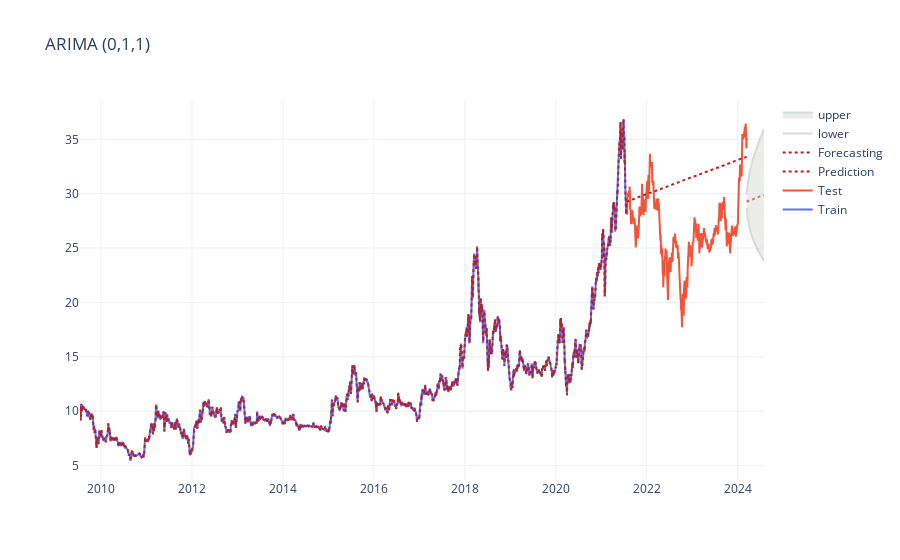

The notebook cell saved with this chart:
### Code cell
pio.templates.default = "plotly_white"

st_fig = go.Figure()

st_fig.add_trace(go.Scatter(x = train['Date'], y = train['Close'], mode = 'lines', name = 'Train'))
st_fig.add_trace(go.Scatter(x = test['Date'], y = test['Close'], mode = 'lines', name= 'Test'))

st_fig.add_trace(go.Scatter(x = pred_df['Date'], y = pred_df['pred'], 
                            line = dict(color='firebrick', width=2, dash='dot'), name= 'Prediction'))
st_fig.add_trace(go.Scatter(x = yhat_df['Date'], y = yhat_df['yhat'], 
                            line = dict(color='firebrick', width=2, dash='dot'), name= 'Forecasting'))

st_fig.add_traces(go.Scatter(x=lower_series['Date'], y = lower_series['lower'],
                          line = dict(color='#d5dbd6'), name='lower'))
st_fig.add_traces(go.Scatter(x=upper_series['Date'], y = upper_series['upper'],
                          line = dict(color='#d5dbd6'),
                          fill='tonexty', name='upper'))

st_fig.update_layout(title='ARIMA (0,1,1)')
st_fig.show()
